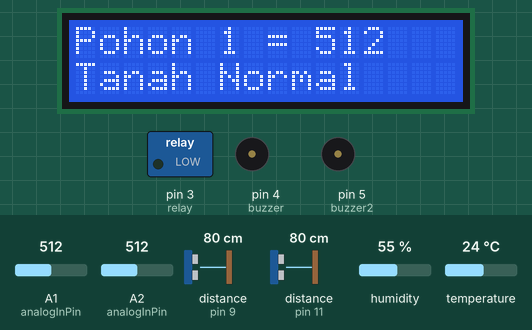
Recording of a sketch running on a simulated Arduino Uno, built with avr-gcc and run on an emulated ATmega328P. On the bench: 16×2 character LCD, switched loads named in the sketch (green lamp = pin HIGH), buzzer (waves = sounding, pin HIGH). Wiring (inferred from the names in the program): 2 × ultrasonic range finder: trigger pin 10, echo pin 9 / trigger pin 12, echo pin 11. The test bench sets the inputs (shaded band); at power-on: A1 (analogInPin) = 512, A2 (analogInPin) = 512, distance to the obstacle (sensors on pin 9, pin 11) 80 cm, humidity 55 %, temperature 24 °C. The echo pulse lasts 58.3 µs per cm; pins used as bus, display or sensor lines are not drawn; what the sketch prints to the serial monitor is not drawn.

Above: at 1.2 s.
1.3 s: A1 (analogInPin) set to 683
At 8.1 s:
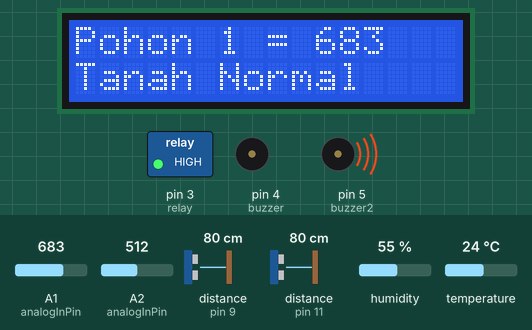
8.5 s: A1 (analogInPin) set to 718
At 17.0 s:
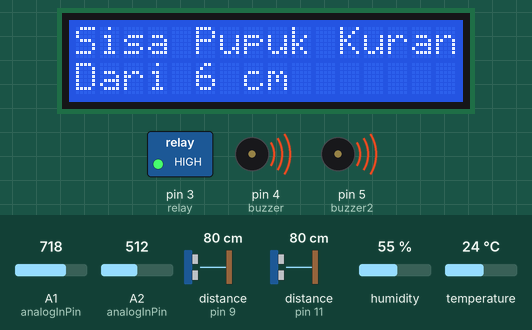
17.1 s: A2 (analogInPin) set to 165
At 19.2 s:
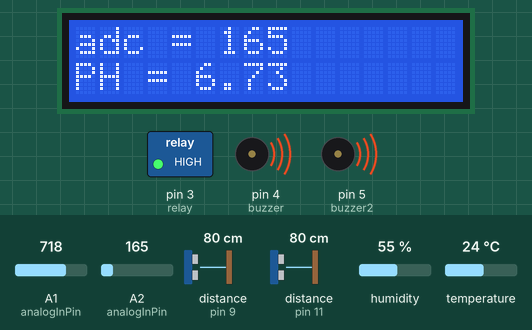
28.5 s: A2 (analogInPin) set to 139
At 31.9 s:
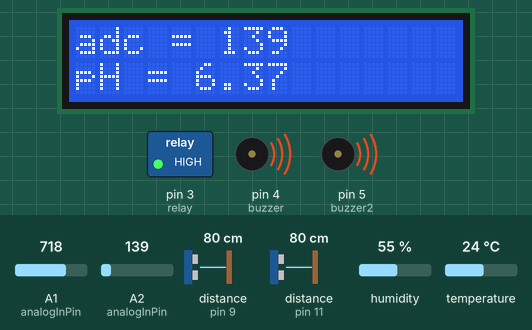
34.7 s: distance to the obstacle (sensor on pin 9) set to 19 cm
42.6 s: distance to the obstacle (sensor on pin 9) set to 15 cm
At 48.2 s:
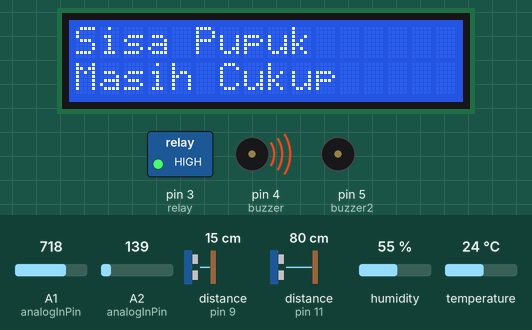
Timing chart, 0 to 53.2 s (numbered marks = the images above; inputs shaded):
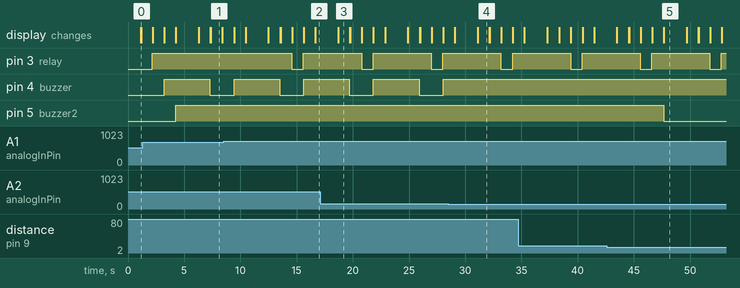

The sketch:

buatlombaaitec-arduino.ino
```cpp
#include <Wire.h>
#include <SoftwareSerial.h>
SoftwareSerial espSerial(5, 6);

//Humidity Library
#include <DHT.h> // sensor library using lib from https://www.ardumotive.com/how-to-use-dht-22-sensor-en.html
#define DHTPIN 13     // DHT PIN 2
#define DHTTYPE DHT22   // DHT 22  (AM2302), AM2321
DHT dht(DHTPIN, DHTTYPE); //Sensor initiation

//LCD Library
#include <LiquidCrystal_I2C.h> // LCD library using from  https://www.ardumotive.com/i2clcden.html for the i2c LCD library
LiquidCrystal_I2C lcd(0x27,16,2);  // set the LCD address to 0x27 after finding it from serial monitor (see comment above) for a 16 chars and 2 line display

//PH Tanah Init
#define analogInPin A1 //Sensor Kelembapan 1
#define analogInPin A2 //Sensor Kelembapan 2
int sensorValue = 0;
float outputValue = 0.0;

//Kelembaban Tanah
int sensorPin = A1;
int sensor2Pin = A2;
int nilai;
int nilai2;

// Pengukuran Air
const int trigPin = 12;
const int echoPin = 11;
const int buzzer = 4;
long duration;
int distance;

//pengukuran Pupuk
const int trig2Pin = 10;
const int echo2Pin = 9;
const int buzzer2 = 5;
long duration2;
int distance2;

//RELAY
int relay = 3; //relay pompa air
int relay2 = 4; //relay pompa pupuk

String Info;
String airRelay;
String pupukRelay;
String levelAir;
String kondisiAir;
String levelPupuk;
String kondisiPupuk;

void setup()
{
Serial.begin(115200);
espSerial.begin(115200);
Serial.println("Program started");
lcd.init(); // initialize the lcd
dht.begin();
  // Print a message to the LCD.
lcd.backlight();
lcd.setBacklight(HIGH);
pinMode(sensorPin, INPUT); // Kelembaban 1
  pinMode(sensor2Pin, INPUT); // Kelembaban 2
  pinMode(relay, OUTPUT); // Pompa Kelembaban
  pinMode(relay2, OUTPUT); // Pompa pH
  pinMode(trigPin, OUTPUT); //Pengukuran Air
  pinMode(echoPin, INPUT);// Pengukuran Air
  pinMode(trig2Pin, OUTPUT); //Pengukuran Air
  pinMode(echo2Pin, INPUT);// Pengukuran Air
  pinMode(buzzer, OUTPUT); // buzzer Air
  pinMode(buzzer2, OUTPUT); // buzzer pupuk
}

void loop()
{
// Sensor PH
  sensorValue = analogRead(analogInPin);
  outputValue = ((sensorValue*(0.01388))-(-4.1388))+0.3;
  if(outputValue < 6.6)
   {
   lcd.clear();
   lcd.setCursor(0,0);
   lcd.print("adc = ");
   lcd.print(sensorValue);
   lcd.setCursor(0,1);
   lcd.print("pH = ");
   lcd.print(outputValue);
   delay(1000);
   pupukRelay = "ON";
   digitalWrite(relay2,HIGH);
   }

  else if(outputValue >=6.6)
   {
   lcd.clear();
   lcd.setCursor(0,0);
   lcd.print("adc = ");
   lcd.print(sensorValue);
   lcd.setCursor(0,1);
   lcd.print("PH = ");
   lcd.print(outputValue);
   delay(1000);
   pupukRelay = "ON";
   digitalWrite(relay2,LOW);
   }

//DHT22
  float h = dht.readHumidity(); //measure humidity
  String myString = "";
  myString.concat(h);

  float t = dht.readTemperature(); //measure temperature
  String myStringe = "";
  myStringe.concat(t);

  if (isnan(h) || isnan(t)) { //Check. If the reading fails, then "Read error" is displayed and the program exits
    Serial.println("Reading error");
    return;
    }
   lcd.clear();
  lcd.setCursor(0,0);
  lcd.print("Temperature: ");
  lcd.print(t);
  lcd.print(" *C\t");
  lcd.setCursor(0,1);
  lcd.print("Humidity: ");
  lcd.print(h);
  lcd.println(" %");

  // Sensor Ultrasonik Air
  digitalWrite(trigPin, LOW);
  delayMicroseconds(2);
  digitalWrite(trigPin, HIGH);
  delayMicroseconds(10);
  digitalWrite(trigPin, LOW);
  duration = pulseIn(echoPin, HIGH);
  distance = duration*0.034/2;

  // Sensor Ultrasonik Pupuk
  digitalWrite(trig2Pin, LOW);
  delayMicroseconds(2);
  digitalWrite(trig2Pin, HIGH);
  delayMicroseconds(10);
  digitalWrite(trig2Pin, LOW);
  duration2 = pulseIn(echo2Pin, HIGH);
  distance2 = duration2*0.034/2;

  // Pengukuran Kelembaban Tanah
  int nilai = analogRead(sensorPin);
  if(nilai > 700)
  {
   lcd.clear();
    lcd.setCursor(0, 0);
    lcd.print("Pohon 1 = ");
    lcd.print(nilai);
    lcd.setCursor(0, 1);
    lcd.print("Tanah Kering");
    delay(1000);
    airRelay = "ON";
    digitalWrite(relay, LOW);
  }
  else if(nilai >= 350 && nilai <= 700)
  {
   lcd.clear();
    lcd.setCursor(0, 0);
    lcd.print("Pohon 1 = ");
    lcd.print(nilai);
    lcd.setCursor(0, 1);
    lcd.print("Tanah Normal");
    delay(1000);
    airRelay = "OFF";
    digitalWrite(relay, HIGH);
  }
  else if(nilai < 350){
   lcd.clear();
    lcd.setCursor(0, 0);
    lcd.print("Pohon 1 = ");
    lcd.print(nilai);
    lcd.setCursor(0, 1);
    lcd.print("Tanah Lembab");
    delay(1000);
    airRelay = "OFF";
    digitalWrite(relay, HIGH);
  }

// Pengukuran Kelembaban Tanah 2
  int nilai2 = analogRead(sensor2Pin);
  if(nilai2 > 700)
  {
   lcd.clear();
    lcd.setCursor(0, 0);
    lcd.print("Pohon 2 = ");
    lcd.print(nilai2);
    lcd.setCursor(0, 1);
    lcd.print("Tanah Kering");
    delay(1000);
    airRelay = "ON";
    digitalWrite(relay, LOW);
  }
  else if(nilai2 >= 350 && nilai2 <= 700)
  {
   lcd.clear();
    lcd.setCursor(0, 0);
    lcd.print("Pohon 2 = ");
    lcd.print(nilai2);
    lcd.setCursor(0, 1);
    lcd.print("Tanah Normal");
    delay(1000);
    airRelay = "OFF";
    digitalWrite(relay, HIGH);
  }
  else if(nilai2 < 350){
   lcd.clear();
    lcd.setCursor(0, 0);
    lcd.print("Pohon 2 = ");
    lcd.print(nilai2);
    lcd.setCursor(0, 1);
    lcd.print("Tanah Lembab");
    delay(1000);
    airRelay = "OFF";
    digitalWrite(relay, HIGH);
  }

// Pengukuran Air
   if (distance > 16)
    {
   lcd.clear();
    lcd.setCursor(0,0);
    lcd.print("Sisa Air Kurang");
    lcd.setCursor(0,1);
    lcd.print("Dari 6 cm");
    levelAir = "15%";
    kondisiAir = "Sisa Air Kurang";
    digitalWrite(buzzer, HIGH);
    delay (1000);
}
    else if(distance >= 6 && distance <= 16)
{
   lcd.clear();
    lcd.setCursor(0,0);
    lcd.print("Sisa Air");
    lcd.setCursor(0,1);
    lcd.print("Masih Cukup");
    levelAir = "50%";
    kondisiAir = "Sisa Air Cukup";
    digitalWrite(buzzer, LOW);
    delay (1000);
}
    else if(distance < 6 )
{
   lcd.clear();
    lcd.setCursor(0,0);
    lcd.print(" Air");
    lcd.setCursor(0,1);
    lcd.print("Masih Penuh");
    levelAir = "90%";
    kondisiAir = "Air Masih Penuh";
    digitalWrite(buzzer, LOW);
    delay (1000);
   }

// Pengukuran Pupuk
   if (distance2 > 16)
    {
   lcd.clear();
    lcd.setCursor(0,0);
    lcd.print("Sisa Pupuk Kurang");
    lcd.setCursor(0,1);
    lcd.print("Dari 6 cm");
    digitalWrite(buzzer2, HIGH);
    levelPupuk = "15%";
    kondisiPupuk = "Sisa Pupuk Kurang";
    delay (1000);
}
    else if(distance2 >= 6 && distance2 <= 16)
{
   lcd.clear();
    lcd.setCursor(0,0);
    lcd.print("Sisa Pupuk");
    lcd.setCursor(0,1);
    lcd.print("Masih Cukup");
    digitalWrite(buzzer2, LOW);
    levelPupuk = "50%";
    kondisiPupuk = "Pupuk Masih Cukup";
    delay (1000);
}
    else if(distance2 < 6 )
{
   lcd.clear();
    lcd.setCursor(0,0);
    lcd.print(" Pupuk");
    lcd.setCursor(0,1);
    lcd.print("Masih Penuh");
    levelPupuk = "90%";
    kondisiPupuk = "Pupuk Masih Penuh";
    digitalWrite(buzzer2, LOW);
    delay (1000);
   }

//SEND DATA
Serial.print("Kelembapan Udara: ");
Serial.print(h);
Serial.println("% ");

Serial.print(" Suhu: ");
Serial.print(t);
Serial.println("C");


espSerial.println(String(nilai)+" "+String(nilai2)+" "+String(outputValue)+" "+String(levelAir)+" "+String(kondisiAir)+" "+String(airRelay)+" "+String(levelPupuk)+" "+String(kondisiPupuk)+" "+String(pupukRelay)+" "+String(h)+" "+String(t));
delay(1000);
}
```

Measured:
- the behaviour switches between 700 and 701 on A1 (analogInPin) (found by bisection; images 1 and 2)
- the behaviour switches between 156 and 155 on A2 (analogInPin) (found by bisection; images 3 and 4)
- the behaviour switches between 18 and 17 cm on distance to the obstacle (sensor on pin 9) (found by bisection; images 4 and 5)
- after the input at 8.5 s, pin 3 (relay): HIGH → LOW after 6.1 s, → HIGH 1.0 s later; the display: first differs from a run without the input after 5.1 s (image 2 shows a later state)
- after the input at 28.5 s, pin 4 (buzzer): stays HIGH (without the input it goes to LOW after 3.6 s); the display: first differs from a run without the input after 2.6 s (image 4)
- after the input at 42.6 s, pin 5 (buzzer2): HIGH → LOW after 5.1 s; the display: first differs from a run without the input after 5.1 s (image 5)
- by itself, pin 4 (buzzer): alternates HIGH for 4.1 s and LOW for 2.1 s
